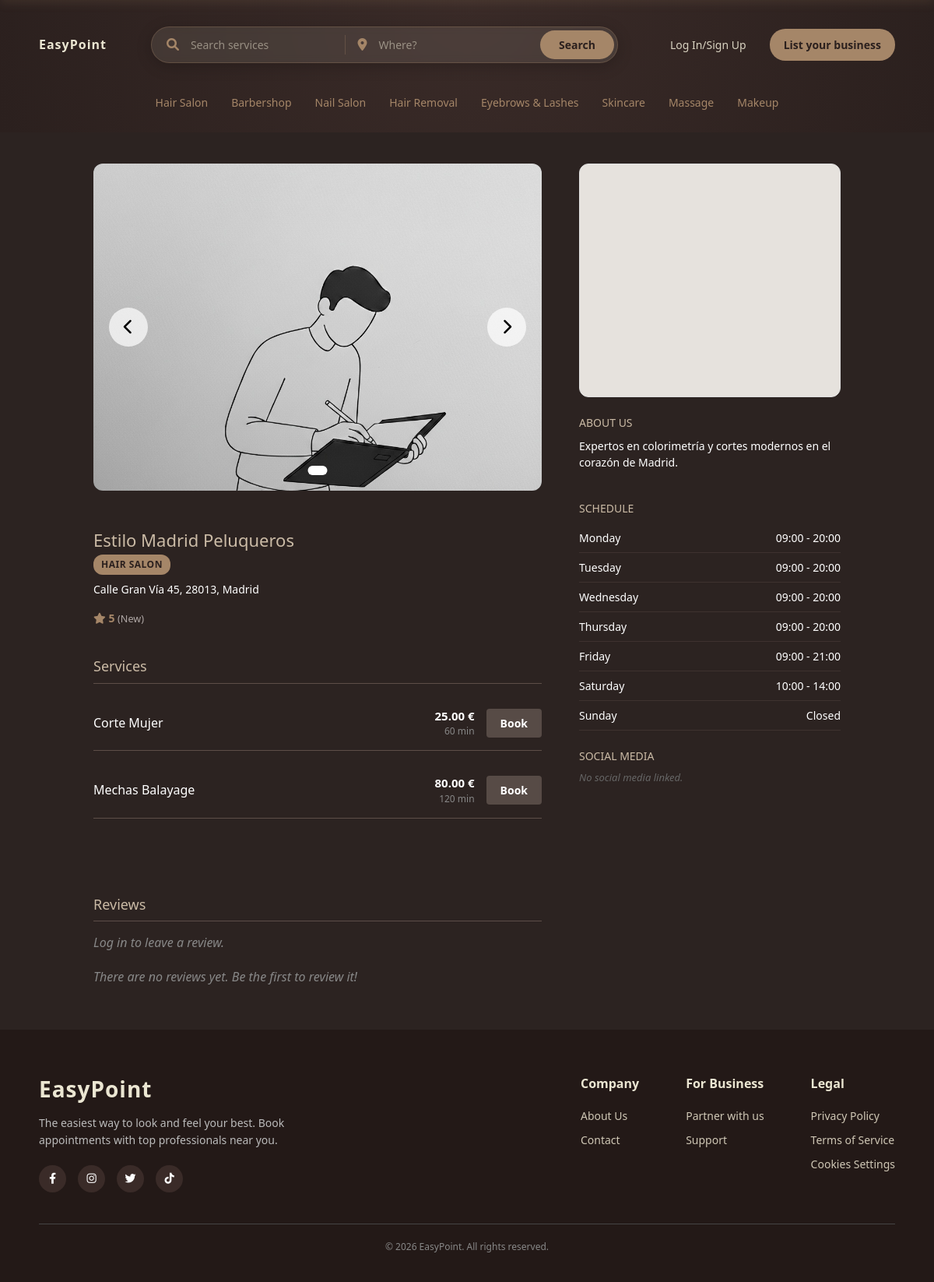
The app's page /index.php?action=view_business&id=101 with its own data.
### tables this page shows
CREATE TABLE `business_profiles` (
  `id` int NOT NULL,
  `user_id` int NOT NULL,
  `description` text,
  `business_type` varchar(50) DEFAULT 'General',
  `logo_url` varchar(255) DEFAULT NULL,
  `banner_url` varchar(255) DEFAULT NULL,
  `opening_hours` json DEFAULT NULL,
  `website` varchar(100) DEFAULT NULL,
  `instagram_link` varchar(255) DEFAULT NULL,
  `facebook_link` varchar(255) DEFAULT NULL,
  `twitter_link` varchar(255) DEFAULT NULL,
  `tiktok_link` varchar(255) DEFAULT NULL,
  `created_at` timestamp NULL DEFAULT CURRENT_TIMESTAMP,
  `updated_at` timestamp NULL DEFAULT CURRENT_TIMESTAMP ON UPDATE CURRENT_TIMESTAMP,
  `is_public` tinyint(1) DEFAULT '0'
);

CREATE TABLE `users` (
  `id` int NOT NULL,
  `username` varchar(50) NOT NULL,
  `email` varchar(100) NOT NULL,
  `password` varchar(255) NOT NULL,
  `role` enum('admin','user','store') DEFAULT 'user',
  `is_confirmed` tinyint(1) DEFAULT '0',
  `token` varchar(100) DEFAULT NULL,
  `reset_token` varchar(100) DEFAULT NULL,
  `reset_token_expires` datetime DEFAULT NULL,
  `created_at` timestamp NULL DEFAULT CURRENT_TIMESTAMP,
  `business_name` varchar(100) DEFAULT NULL,
  `address` varchar(255) DEFAULT NULL,
  `postal_code` varchar(10) DEFAULT NULL,
  `phone` varchar(20) DEFAULT NULL,
  `city` varchar(100) DEFAULT NULL
);

CREATE TABLE `services` (
  `id` int NOT NULL,
  `user_id` int NOT NULL,
  `name` varchar(100) NOT NULL,
  `price` decimal(10,2) NOT NULL,
  `duration` int NOT NULL,
  `created_at` timestamp NULL DEFAULT CURRENT_TIMESTAMP
);

### controllers/UserController.php (called while the page is built, shortened)
<?php
require_once __DIR__ . '/../models/user.php';
require_once __DIR__ . '/../models/service.php';
class UserController
{
    public function viewBusiness()
    {
        $businessId = $_GET['id'] ?? null;
        $userModel = new User();
        $galleryImages = $userModel->getBusinessGallery($businessId);
        require_once __DIR__ . '/../views/business-service.php';
    }
}
?>

### index.php (called while the page is built, shortened)
<?php
require_once __DIR__ . '/controllers/UserController.php';
require_once __DIR__ . '/models/service.php';
include "views/action-switch.php";
?>
    <?php include "views/footer.php" ?>

### models/user.php (called while the page is built, shortened)
<?php
require_once __DIR__ . '/Database.php';
class User
{
    private $conn;
    private $table_name = "users";
    public function __construct()
    {
        $database = new Database();
        $this->conn = $database->getConnection();
    }
    public function getFullProfile($userId)
    {
        $query = "SELECT u.*,
                     bp.id as business_profile_id,
                     bp.description, bp.business_type, bp.logo_url, bp.banner_url,
                     bp.opening_hours, bp.is_public,
                     bp.website, bp.instagram_link, bp.facebook_link, bp.twitter_link, bp.tiktok_link
              FROM " . $this->table_name . " u
              LEFT JOIN business_profiles bp ON u.id = bp.user_id
              WHERE u.id = :id LIMIT 1";
        $stmt = $this->conn->prepare($query);
        $stmt->bindParam(":id", $userId);
        $stmt->execute();
        return $stmt->fetch(PDO::FETCH_ASSOC);
    }
    public function getReviews($businessProfileId)
    {
        try {
            $query = "SELECT r.*, u.username
                      FROM reviews r
                      JOIN users u ON r.user_id = u.id
                      WHERE r.business_profile_id = :pid
                      ORDER BY r.created_at DESC";
            $stmt = $this->conn->prepare($query);
            $stmt->bindParam(':pid', $businessProfileId);
            $stmt->execute();
            return $stmt->fetchAll(PDO::FETCH_ASSOC);
        } catch (PDOException $e) {
            error_log("Error fetching reviews: " . $e->getMessage());
            return [];
        }
    }
}
?>

### models/Database.php (called while the page is built, shortened)
<?php
class Database
{
    private $host;
    private $db_name;
    private $username;
    private $password;
    public function __construct()
    {
        $this->host = DB_HOST;
        $this->db_name = DB_NAME;
        $this->username = DB_USER;
        $this->password = DB_PASS;
    }
    public function getConnection()
    {
        $this->conn = null;
        try {
            $this->conn = new PDO(
                "mysql:host=" . $this->host . ";dbname=" . $this->db_name . ";charset=utf8mb4",
                $this->username,
                $this->password
            );
            $this->conn->setAttribute(PDO::ATTR_ERRMODE, PDO::ERRMODE_EXCEPTION);
        } catch (PDOException $exception) {
            error_log("Connection error: " . $exception->getMessage());
        }
        return $this->conn;
    }
}

### models/service.php (called while the page is built, shortened)
<?php
require_once __DIR__ . '/Database.php';
class Service
{
    private $conn;
    private $table_name = "services";
    public function __construct()
    {
        $database = new Database();
        $this->conn = $database->getConnection();
    }
    public function getAllByUserId($userId)
    {
        $query = "SELECT * FROM " . $this->table_name . " WHERE user_id = :uid ORDER BY created_at DESC";
        $stmt = $this->conn->prepare($query);
        $stmt->bindParam(":uid", $userId);
        $stmt->execute();
        return $stmt->fetchAll(PDO::FETCH_ASSOC);
    }
}

### views/business-service.php (the view, shortened to what this page needs)
<?php
require_once __DIR__ . '/../models/service.php';
require_once __DIR__ . '/../models/user.php';
$storeId = $_GET['id'];
$userModel = new User();
$store = $userModel->getFullProfile($storeId);
$reviews = $userModel->getReviews($store['business_profile_id']);
$averageRating = 5.0;
$totalReviews = count($reviews);
$serviceModel = new Service();
$storeServices = $serviceModel->getAllByUserId($storeId);
?>
<!DOCTYPE html>
<html lang="es">
<head>
    <link href="https://cdnjs.cloudflare.com/ajax/libs/font-awesome/6.0.0/css/all.min.css" rel="stylesheet">
    <link href="https://cdn.jsdelivr.net/npm/bootstrap@5.3.0/dist/css/bootstrap.min.css" rel="stylesheet">
    <link rel="stylesheet" href="../public/css/styles-business-service.css">
</head>
<body>
    <header>
        <?php include "views/navigation-bar.php"; ?>
    </header>
    <div class="main-container">
        <div class="left-panel">
            <div class="gallery-carousel-wrapper">
                <div class="carousel-main">
                    <button class="carousel-control prev" id="btnPrev">
                        <i class="fas fa-chevron-left"></i>
                    </button>
                    <button class="carousel-control next" id="btnNext">
                        <i class="fas fa-chevron-right"></i>
                    </button>
                    <div class="carousel-track" id="carouselTrack">
                        <?php if (!empty($galleryImages)): ?>
                            <?php foreach ($galleryImages as $image): ?>
                                <div class="carousel-slide">
                                    <img src="/public/<?php echo htmlspecialchars($image['image_url']); ?>" alt="Gallery Image">
                                </div>
                            <?php endforeach; ?>
                        <?php else: ?>
                            <div class="carousel-slide">
                                <img src="../public/assets/images/img-resource-1.jpeg" alt="Default Image">
                            </div>
                        <?php endif; ?>
                    </div>
                    <div class="carousel-dots" id="carouselDots">
                    </div>
                </div>
            </div>
            <div class="business-title">
                <h1><?php echo htmlspecialchars($store['business_name']); ?></h1>
                <?php if (!empty($store['business_type']) && $store['business_type'] !== 'General'): ?>
                    <span
                        style="background-color: #a58668; color: #2b201e; padding: 4px 10px; border-radius: 12px; font-size: 12px; font-weight: bold; text-transform: uppercase; letter-spacing: 0.5px; display: inline-block; margin-bottom: 8px;">
                        <?php echo htmlspecialchars($store['business_type']); ?>
                    </span>
                <?php endif; ?>
                <p>
                    <?php
                    $parts = [];
                    if (!empty($store['address']))
                        $parts[] = $store['address'];
                    if (!empty($store['postal_code']))
                        $parts[] = $store['postal_code'];
                    if (!empty($store['city']))
                        $parts[] = $store['city'];
                    echo htmlspecialchars(implode(', ', $parts));
                    ?>
                </p>
                <div class="stars" style="color: #a58668; font-weight: bold;">
    <i class="fas fa-star"></i> <?php echo $averageRating; ?>
    <span style="color:#b0a8a6; font-weight: normal; font-size: 0.9em;">
        <?php if ($totalReviews > 0): ?>
            (<?php echo $totalReviews; ?> opinions)
        <?php else: ?>
            (New)
        <?php endif; ?>
    </span>
</div>
            </div>
            <div>
                <h2 class="section-title">Services</h2>
                <?php if (empty($storeServices)): ?>
                    <p style="color: #888; font-style: italic;">No services listed yet.</p>
                <?php else: ?>
                    <div style="display: flex; flex-direction: column; gap: 15px; margin-top: 15px;">
                        <?php foreach ($storeServices as $service): ?>
                            <div class="service-row"
                                style="display: flex; justify-content: space-between; align-items: center; padding-bottom: 15px;">
                                <h4 style="margin: 0; font-size: 16px; color: #ffffff; flex: 1;">
                                    <?php echo htmlspecialchars($service['name']); ?>
                                </h4>
                                <div style="display: flex; align-items: center; gap: 15px;">
                                    <div class="service-details" style="text-align: right;">
                                        <span class="price-tag" style="display: block; font-weight: bold; font-size: 15px;">
                                            <?php echo htmlspecialchars($service['price']); ?> €
                                        </span>
                                        <span class="duration-tag" style="font-size: 12px; color: #888;">
                                            <?php echo htmlspecialchars($service['duration']); ?> min
                                        </span>
                                    </div>
                                    <a href="../index.php?action=book&service_id=<?php echo htmlspecialchars($service['id']); ?>&store_id=<?php echo htmlspecialchars($storeId); ?>"
                                        class="book-btn">
                                        Book
                                    </a>
                                </div>
                            </div>
                        <?php endforeach; ?>
                    </div>
                <?php endif; ?>
            </div>
            <div class="reviews-section" style="margin-top: 40px; padding-top: 20px;">
    <h2 class="section-title">Reviews</h2>
    <?php if (isset($_SESSION['user_id'])): ?>
        <form id="review-form" style="background: #2b201e; padding: 20px; border-radius: 12px; margin-bottom: 30px;">
            <h3 style="color: #cbbba6; margin-top: 0;">Give a review</h3>
<input type="hidden" name="business_id" value="<?php echo htmlspecialchars($store['business_profile_id']); ?>">
            <div class="star-rating" style="font-size: 24px; color: #a58668; margin-bottom: 15px; cursor: pointer;">
                <i class="far fa-star" data-rating="1"></i>
                <i class="far fa-star" data-rating="2"></i>
                <i class="far fa-star" data-rating="3"></i>
                <i class="far fa-star" data-rating="4"></i>
                <i class="far fa-star" data-rating="5"></i>
                <input type="hidden" name="rating" id="rating-value" value="0">
            </div>
            <textarea name="comment" maxlength="500" placeholder="Write your comment here (max. 500 characters)..."
    style="width: 100%; padding: 10px; border-radius: 8px; background: #3d2d2a; color: white; border: 1px solid #a58668; margin-bottom: 10px; resize: vertical; min-height: 80px;"></textarea>
            <button type="submit" class="book-btn" style="width: auto; padding: 10px 25px;">Send Review</button>
        </form>
    <?php else: ?>
        <p style="color: #888; font-style: italic;">Log in to leave a review.</p>
    <?php endif; ?>
    <div id="reviews-list" style="margin-top: 20px;">
    <?php if (empty($reviews)): ?>
        <p style="color: #888; font-style: italic;">There are no reviews yet. Be the first to review it!</p>
    <?php endif; ?>
</div>
</div>
        </div>
        <div class="right-panel">
            <div class="map-box"
                style="padding: 0; overflow: hidden; height: 300px; border-radius: 12px; border: 1px solid #e0e0e0;">
                <?php
                $mapParts = [];
                if (!empty($store['address']))
                    $mapParts[] = trim($store['address']);
                if (!empty($store['postal_code']))
                    $mapParts[] = trim($store['postal_code']);
                if (!empty($store['city']))
                    $mapParts[] = trim($store['city']);
                if (!empty($mapParts)) {
                    $addressString = implode(', ', $mapParts) . ", España";
                } else {
                    $addressString = "Valencia, España";
                }
                $encodedAddress = urlencode($addressString);
                ?>
                <iframe width="100%" height="100%" style="border:0;" loading="lazy" allowfullscreen
                    src="https://maps.google.com/maps?q=<?php echo $encodedAddress; ?>&t=&z=15&ie=UTF8&iwloc=&output=embed">
                </iframe>
            </div>
            <div>
                <h3 class="info-header">About Us</h3>
                <p style="font-size: 14px; line-height: 1.5;">
                    <?php echo nl2br(htmlspecialchars($store['description'] ?? 'No description available.')); ?>
                </p>
            </div>
            <div>
                <h3 class="info-header">Schedule</h3>
                <div>
                    <?php
                    $schedule = json_decode($store['opening_hours'] ?? '', true);
                    $orderedDays = ['monday', 'tuesday', 'wednesday', 'thursday', 'friday', 'saturday', 'sunday'];
                    if ($schedule && is_array($schedule)):
                        foreach ($orderedDays as $day):
                            if (isset($schedule[$day])):
                                $dayData = $schedule[$day];
                                $hoursText = "Closed";
                                $isActive = !empty($dayData['active']) && $dayData['active'] == true;
                                if ($isActive) {
                                    $open = $dayData['open'] ?? '';
                                    $close = $dayData['close'] ?? '';
                                    if ($open && $close) {
                                        $hoursText = $open . ' - ' . $close;
                                    }
                                }
                                ?>
                                <div class="schedule-row">
                                    <span><?php echo htmlspecialchars(ucfirst($day)); ?></span>
                                    <span><?php echo htmlspecialchars($hoursText); ?></span>
                                </div>
                                <?php
                            endif;
                        endforeach;
                    else: ?>
                        <p style="font-size: 13px; color: #666;">Schedule not available.</p>
                    <?php endif; ?>
                </div>
            </div>
            <div>
                <h3 class="info-header">Social Media</h3>
                <div style="display: flex; gap: 15px; flex-wrap: wrap;">
                    <?php
                    $hasSocial = false;
                            ?>
                        <?php
                    if (!$hasSocial): ?>
                        <p style="font-size: 13px; color: #666; font-style: italic;">No social media linked.</p>
                    <?php endif; ?>
                </div>
            </div>
        </div>
    </div>
<?php include "views/footer.php" ?>
</body>
</html>

### records on screen
business_profiles: user.business_name "Estilo Madrid Peluqueros", business_type "HAIR SALON", description "Expertos en colorimetría y cortes modernos en el corazón de Madrid.", opening_hours "09:00 - 20:00", opening_hours "09:00 - 21:00", opening_hours "10:00 - 14:00"
services: name "Corte Mujer", price "25.00", duration "60"
services: name "Mechas Balayage", price "80.00", duration "120"

### other values on screen
$cat "Hair Salon"
$cat "Barbershop"
$cat "Nail Salon"
$cat "Hair Removal"
$cat "Eyebrows & Lashes"
$cat "Skincare"
$cat "Massage"
$cat "Makeup"
implode(', ', $parts) "Calle Gran Vía 45, 28013, Madrid"
$averageRating "5"
$day "Monday"
$day "Tuesday"
$day "Wednesday"
$day "Thursday"
$day "Friday"
